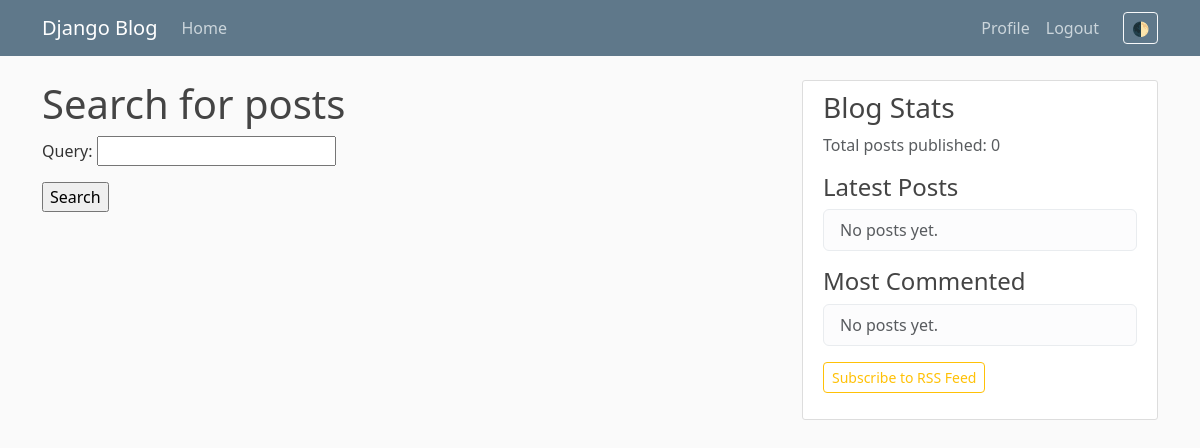
Before: /search/ (signed in) with the older database file.
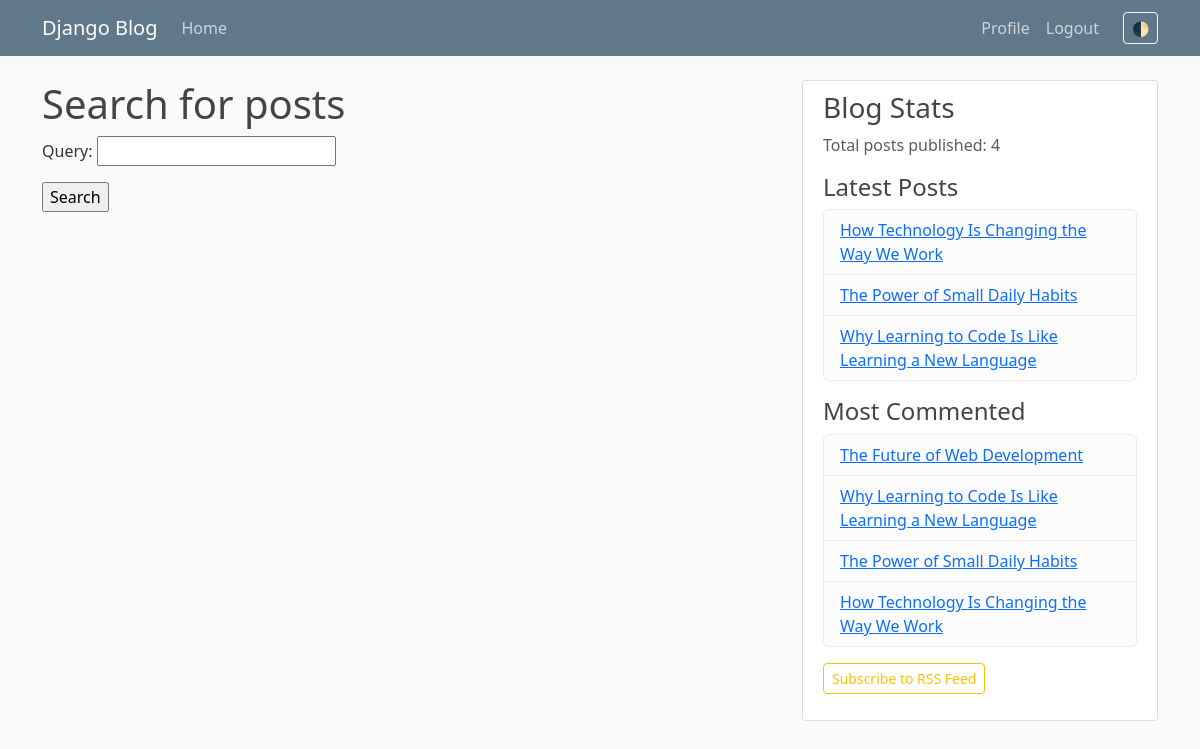
After: the same page with the newer database file.
### blog/models.py (models this page shows, shortened)
class Post(models.Model):
    class Status(models.TextChoices):
        DRAFT = 'DF', 'Draft'
        PUBLISHED = 'PB', 'Published'
    title = models.CharField(max_length=250)
    slug = models.SlugField(
        max_length=250,
        unique_for_date='publish'
    )
    author = models.ForeignKey(
        settings.AUTH_USER_MODEL,
        on_delete=models.CASCADE,
        related_name='blog_posts'
    )
    body = models.TextField()
    publish = models.DateTimeField(default=timezone.now)
    created = models.DateTimeField(auto_now_add=True)
    updated = models.DateTimeField(auto_now=True)
    status = models.CharField(
        max_length=2,
        choices=Status,
        default=Status.DRAFT
    )
    objects = models.Manager()  # The default manager.
    published = PublishedManager()  # Our custom manager.
    tags = TaggableManager()
    class Meta:
        ordering = ['-publish']
        indexes = [
            models.Index(fields=['-publish']),
        ]
    def get_absolute_url(self):
        return reverse(
            'blog:post_detail',
            args=[
                self.publish.year,
                self.publish.month,
                self.publish.day,
                self.slug,
            ],
        )

### blog/views.py (the view, shortened to what this page needs)
# urls.py: path('search/', views.post_search, name='post_search'),
@login_required
def post_search(request):
    form = SearchForm()
    query = None
    results = []
    return render(
        request,
        'blog/post/search.html',
        {
            'form': form,
            'query': query,
            'results': results
        },
    )

### blog/forms.py
class SearchForm(forms.Form):
    query = forms.CharField()

### blog/models.py (called while the page is built)
    def get_queryset(self):
        return (
            super().get_queryset().filter(status=Post.Status.PUBLISHED)
        )

### blog/templatetags/blog_tags.py (called while the page is built)
@register.simple_tag
def total_posts():
    return Post.published.count()

@register.inclusion_tag('blog/post/latest_posts.html')
def show_latest_posts(count=5):
    latest_posts = Post.published.order_by('-publish')[:count]
    return {'latest_posts': latest_posts}

@register.simple_tag
def get_most_commented_posts(count=5):
    return Post.published.annotate(
        total_comments=Count('comments')
    ).order_by('-total_comments')[:count]

### blog/templates/blog/post/search.html (shortened to what this page needs)
{% extends "blog/base.html" %}
{% load blog_tags %}
{% block content %}
  {% if query %}
    <h1>Posts containing "{{ query }}"</h1>
    <h3>
      {% with results.count as total_results %}
        Found {{ total_results }} result{{ total_results|pluralize }}
      {% endwith %}
    </h3>
    {% for post in results %}
      <h4>
        <a href="{{ post.get_absolute_url }}">
          {{ post.title }}
        </a>
      </h4>
      {{ post.body|markdown|truncatewords_html:12 }}
    {% empty %}
      <p>There are no results for your query.</p>
    {% endfor %}
    <p><a href="{% url "blog:post_search" %}">Search again</a></p>
  {% else %}
    <h1>Search for posts</h1>
    <form method="get">
      {{ form.as_p }}
      <input type="submit" value="Search">
    </form>
  {% endif %}
{% endblock %}

### blog/templates/blog/base.html (shortened to what this page needs)
{% load static %}
{% load blog_tags %}
<!DOCTYPE html>
<html data-bs-theme="light">
<head>
    <link href="https://cdn.jsdelivr.net/npm/bootstrap@5.3.8/dist/css/bootstrap.min.css" rel="stylesheet">
    <link rel="stylesheet" type="text/css" href="{% static 'blog/main.css' %}">
</head>
<body>
    <header class="site-header">
        <nav class="navbar navbar-expand-md navbar-dark bg-steel fixed-top">
            <div class="container">
            <a class="navbar-brand mr-4" href="/">Django Blog</a>
            <div class="collapse navbar-collapse" id="navbarToggle">
                <div class="navbar-nav mr-auto">
                <a class="nav-item nav-link" href="{% url 'blog:post_list' %}">Home</a>
                </div>
                <div class="navbar-nav ms-auto">
                    {% if user.is_authenticated %}
                     <a class="nav-item nav-link" href="{% url 'profile' %}">Profile</a>
                    <form method="POST" action="{% url 'logout' %}">
                        <button type="submit" class="nav-item nav-link">Logout</button>
                    </form>
                    {% else %}
                    <a class="nav-item nav-link" href="{% url 'login' %}">Login</a>
                    <a class="nav-item nav-link" href="{% url 'register' %}">Register</a>
                    {% endif %}
                    <button class="btn btn-outline-light btn-sm ms-3 mt-1 mb-1" id="theme-toggle" type="button" title="Toggle Theme">🌓</button>
                </div>
            </div>
            </div>
        </nav>
    </header>
    <main role="main" class="container">
  <div class="row">
    <div class="col-md-{% block content_width %}8{% endblock %} {% block content_offset %}{% endblock %}">
      {% block content %}
      {% endblock %}
    </div>
    {% block sidebar %}
    <div class="col-md-4">
      <div class="content-section">
        <h3>Blog Stats</h3>
        <p class='text-muted'>Total posts published: {% total_posts %}</p>
        <h4>Latest Posts</h4>
        {% show_latest_posts 3 %}
        <h4 class="mt-3">Most Commented</h4>
        {% get_most_commented_posts as most_commented_posts %}
        <ul class="list-group mb-3">
          {% for post in most_commented_posts %}
            <li class="list-group-item list-group-item-light">
              <a href="{{ post.get_absolute_url }}">{{ post.title }}</a>
            </li>
          {% empty %}
            <li class="list-group-item list-group-item-light text-muted">No posts yet.</li>
          {% endfor %}
        </ul>
        <p><a href="{% url 'blog:post_feed' %}" class="btn btn-outline-warning btn-sm">Subscribe to RSS Feed</a></p>
      </div>
    </div>
    {% endblock sidebar %}
  </div>
</main>
</body>
</html>

### blog/templates/blog/post/latest_posts.html
<ul class="list-group">
  {% for post in latest_posts %}
    <li class="list-group-item list-group-item-light">
      <a href="{{ post.get_absolute_url }}">{{ post.title }}</a>
    </li>
  {% empty %}
    <li class="list-group-item list-group-item-light text-muted">No posts yet.</li>
  {% endfor %}
</ul>

Changed rows visible on the page:
added Post: title "How Technology Is Changing the Way We Work"
added Post: title "The Power of Small Daily Habits"
now on this page (row edited): Post: title "Why Learning to Code Is Like Learning a New Language"
now on this page (row edited): Post: title "The Future of Web Development", shown under "Most Commented"
Other visible differences:
text no longer shown: "0 No posts yet. No posts yet."
text now shown: "4"
